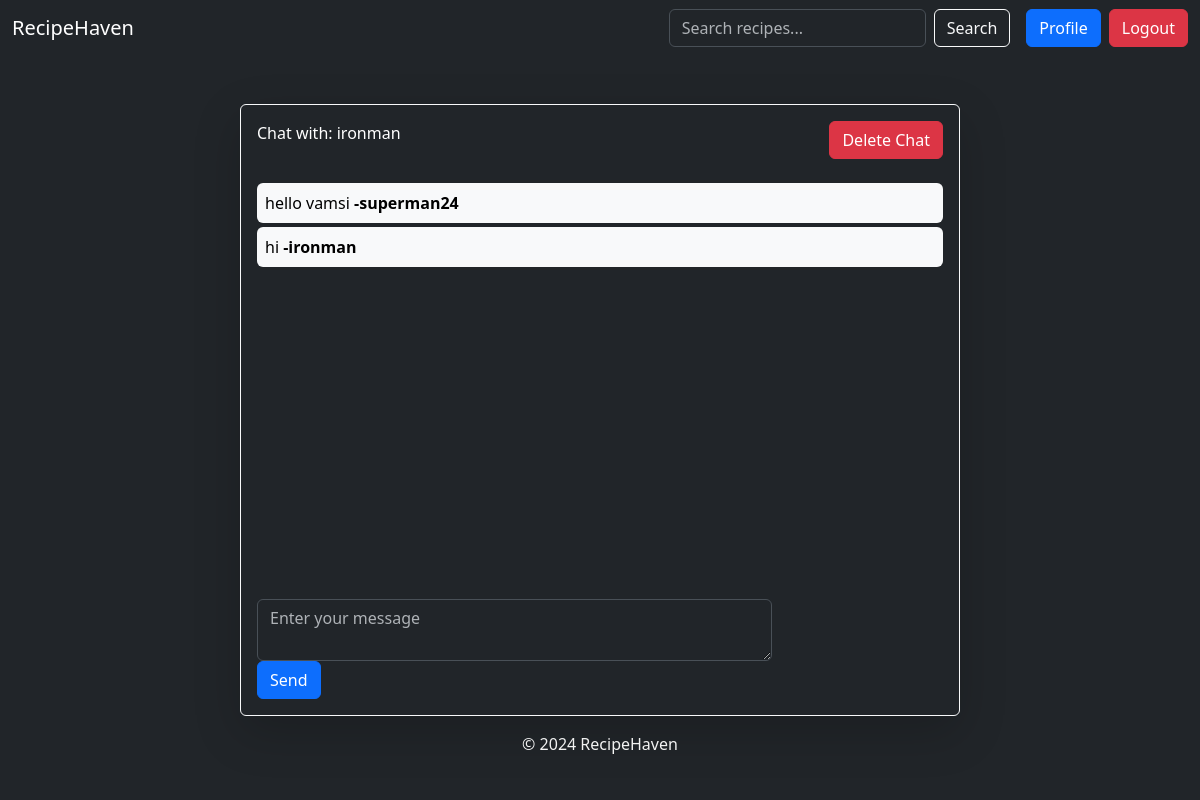
Screenshot of /ironman/chat_room/ (signed in) with the database file from the repository.
### recipes/models.py (models this page shows, shortened)
class Message(models.Model):
    room = models.ForeignKey(Room, on_delete=models.CASCADE)
    sender = models.CharField(max_length=255)
    message = models.TextField()

### recipes/views.py (the view)
# urls.py: path("<str:user_username>/chat_room/", views.chat_room, name="chat_room"),
@login_required
def chat_room(request, user_username):
    current_user_username = request.user.username
    other_user_username = user_username
    room_name = "_".join(sorted([current_user_username, other_user_username]))
    other_user = get_object_or_404(User, username=user_username)
    if other_user == request.user:
        return redirect("chat_home")
    try:
        get_room = Room.objects.get(room_name=room_name)
    except Room.DoesNotExist:
        new_room = Room(room_name=room_name)
        new_room.save()
        get_room = Room.objects.get(room_name=room_name)
    messages = Message.objects.filter(room=get_room)
    context = {
        "room_name": room_name,
        "other_user": other_user,
        "current_user": request.user,
        "messages": messages,
    }
    return render(request, "chat/chat_room.html", context)

### recipes/templates/chat/chat_room.html (shortened to what this page needs)
{% extends "layout.html" %} {% block content %}
<div class="container mt-5">
  <div class="row justify-content-center">
    <div class="col-lg-8">
      <div class="card bg-dark text-white border-light shadow-lg">
        <div class="card-body">
          <div class="d-flex justify-content-between mb-4">
            <p class="card-title text-center">
              Chat with: {{ other_user.username }}
            </p>
            <a href="{% url "delete_room" room_name %}" class="btn btn-danger">Delete Chat</a>
          </div>
          <div
            class="chat-log mb-3"
            id="chat-log"
            style="height: 400px; overflow-y: auto"
          >
            {% for message in messages %}
            <div
              class="message {% if message.sender == user %}text-right{% endif %}"
            >
              <p
                class="mb-1 text-black {% if message.sender == user %}bg-primary text-white p-2 rounded{% else %}bg-light p-2 rounded{% endif %}"
              >
                {{ message.message }} <strong>-{{ message.sender }}</strong>
              </p>
            </div>
            {% endfor %}
          </div>
          <form id="message-form" method="POST" class="form-inline">
            <div class="form-group mr-2 w-75">
              <textarea
                id="msg"
                name="message"
                class="form-control w-100"
                rows="2"
                placeholder="Enter your message"
                required
              ></textarea>
            </div>
            <button class="btn btn-primary" type="submit">Send</button>
          </form>
        </div>
      </div>
    </div>
  </div>
</div>
{% endblock %}

### rows the page displays
Message: message "hello vamsi", sender "superman24"
Message: message "hi", sender "ironman"

### other values shown
{{ other_user.username }} "ironman"
